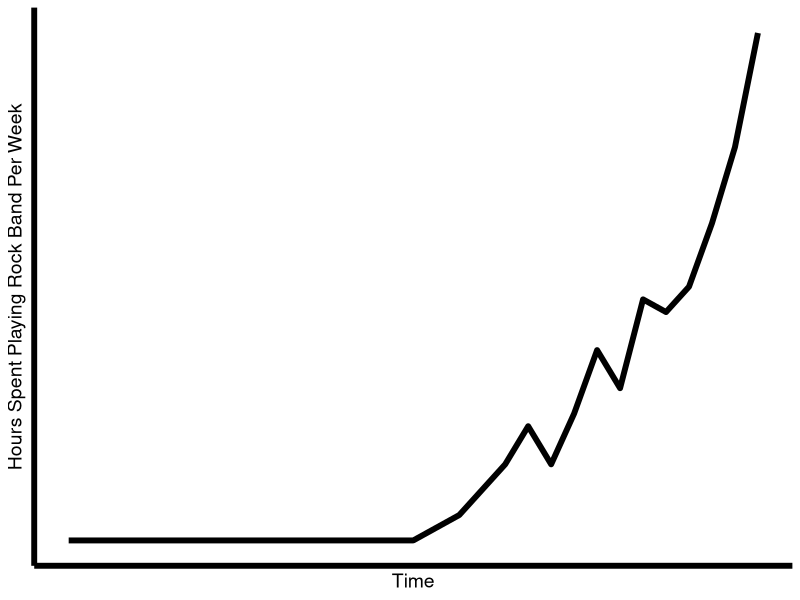

Source code (R): (Note: this script raises an error after producing the figure.)
library(ggplot2)

time <- c(0:30)
rock_band_hours <- c(0,0,0,0,0,0,0,0,0,0,0,0,0,0,0,0,0.1,0.2,0.4,0.6,0.9,0.6,1,1.5,1.2,1.9,1.8,2,2.5,3.1,4)

rockBandTable <- data.frame(y=rock_band_hours,
                           x=time)
rockBandTable

g5 <- ggplot(rockBandTable, aes(x, y)) +
  geom_line(size=2) +
  xlab("Time") +
  ylab("Hours Spent Playing Rock Band Per Week") +
  scale_y_continuous(limits=c(0,4)) +
  theme_classic() +
  theme(line=element_line(color="#CC6666",size=2),
        axis.text.x = element_blank(),
        axis.text.y = element_blank(),
        axis.title=element_text(size=14),
        panel.grid = element_blank(),
        axis.ticks = element_blank()) +
  ggsave("rock_band.png")
g5

